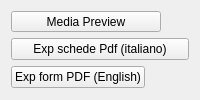
       <widget class="QWidget" name="tab_5">
        <attribute name="title">
         <string>Tools</string>
        </attribute>
        <layout class="QFormLayout" name="formLayout">
         <property name="fieldGrowthPolicy">
          <enum>QFormLayout::FieldsStayAtSizeHint</enum>
         </property>
         <item row="0" column="0">
          <widget class="QToolButton" name="toolButtonPreviewMedia">
           <property name="enabled">
            <bool>true</bool>
           </property>
           <property name="minimumSize">
            <size>
             <width>150</width>
             <height>0</height>
            </size>
           </property>
           <property name="text">
            <string>Media Preview</string>
           </property>
           <property name="checkable">
            <bool>true</bool>
           </property>
          </widget>
         </item>
         <item row="1" column="0" colspan="2">
          <widget class="QPushButton" name="pushButton_exp_pdf_sheet">
           <property name="maximumSize">
            <size>
             <width>200</width>
             <height>16777215</height>
            </size>
           </property>
           <property name="text">
            <string>Exp schede Pdf (italiano)</string>
           </property>
          </widget>
         </item>
         <item row="2" column="0">
          <widget class="QPushButton" name="pushButton_exp_pdf_sheet_en">
           <property name="text">
            <string>Exp form PDF (English)</string>
           </property>
          </widget>
         </item>
        </layout>
       </widget>
